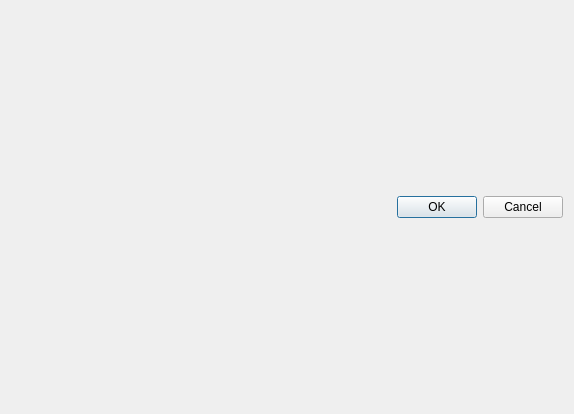
<?xml version="1.0" encoding="UTF-8"?>
<ui version="4.0">
 <class>AddFolderDialog</class>
 <widget class="QDialog" name="AddFolderDialog">
  <property name="geometry">
   <rect>
    <x>0</x>
    <y>0</y>
    <width>574</width>
    <height>414</height>
   </rect>
  </property>
  <property name="windowTitle">
   <string>Dialog</string>
  </property>
  <layout class="QVBoxLayout" name="verticalLayout">
   <item>
    <widget class="QDialogButtonBox" name="buttonBox">
     <property name="orientation">
      <enum>Qt::Horizontal</enum>
     </property>
     <property name="standardButtons">
      <set>QDialogButtonBox::Cancel|QDialogButtonBox::Ok</set>
     </property>
    </widget>
   </item>
  </layout>
 </widget>
 <resources/>
 <connections>
  <connection>
   <sender>buttonBox</sender>
   <signal>accepted()</signal>
   <receiver>AddFolderDialog</receiver>
   <slot>accept()</slot>
   <hints>
    <hint type="sourcelabel">
     <x>248</x>
     <y>254</y>
    </hint>
    <hint type="destinationlabel">
     <x>157</x>
     <y>274</y>
    </hint>
   </hints>
  </connection>
  <connection>
   <sender>buttonBox</sender>
   <signal>rejected()</signal>
   <receiver>AddFolderDialog</receiver>
   <slot>reject()</slot>
   <hints>
    <hint type="sourcelabel">
     <x>316</x>
     <y>260</y>
    </hint>
    <hint type="destinationlabel">
     <x>286</x>
     <y>274</y>
    </hint>
   </hints>
  </connection>
 </connections>
</ui>
